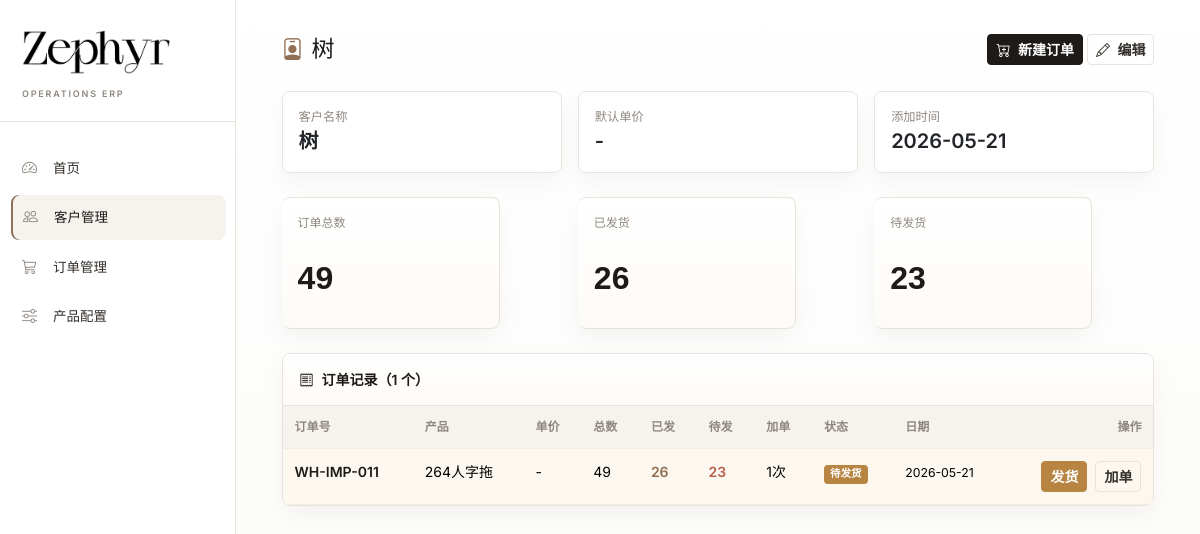
The page /customers/11 on the database its author committed.
### models.py (models this page shows, shortened)
class Customer(db.Model):
    __tablename__ = 'customers'
    id = db.Column(db.Integer, primary_key=True)
    name = db.Column(db.String(100), unique=True, nullable=False)
    unit_price = db.Column(db.Float, default=0.0)
    notes = db.Column(db.Text, default='')
    created_at = db.Column(db.DateTime, default=datetime.utcnow)
    orders = db.relationship('Order', backref='customer', lazy='dynamic')

class Order(db.Model):
    __tablename__ = 'orders'
    id = db.Column(db.Integer, primary_key=True)
    customer_id = db.Column(db.Integer, db.ForeignKey('customers.id'), nullable=False)
    product_id = db.Column(db.Integer, db.ForeignKey('products.id'), nullable=False)
    order_number = db.Column(db.String(50), unique=True, nullable=False)
    unit_price = db.Column(db.Float, default=0.0)
    total_qty = db.Column(db.Integer, default=0)
    total_shipped = db.Column(db.Integer, default=0)
    status = db.Column(db.String(20), default='pending')  # pending / partial / completed
    notes = db.Column(db.Text, default='')
    created_at = db.Column(db.DateTime, default=datetime.utcnow)
    updated_at = db.Column(db.DateTime, default=datetime.utcnow, onupdate=datetime.utcnow)
    lines = db.relationship('OrderLine', backref='order', lazy='dynamic',
                            cascade='all, delete-orphan')
    shipments = db.relationship('Shipment', backref='order', lazy='dynamic',
                                cascade='all, delete-orphan')
    @property
    def total_pending(self):
        return self.total_qty - self.total_shipped
    @property
    def batch_count(self):
        batches = set(line.batch for line in self.lines.all())
        return len(batches)

class Product(db.Model):
    __tablename__ = 'products'
    id = db.Column(db.Integer, primary_key=True)
    name = db.Column(db.String(100), unique=True, nullable=False)  # 如: 2603人字拖
    image = db.Column(db.String(255), default='')
    is_active = db.Column(db.Boolean, default=True)
    created_at = db.Column(db.DateTime, default=datetime.utcnow)
    colors = db.relationship('ProductColor', backref='product', lazy='dynamic',
                             cascade='all, delete-orphan')
    sizes = db.relationship('ProductSize', backref='product', lazy='dynamic',
                            cascade='all, delete-orphan')
    orders = db.relationship('Order', backref='product', lazy='dynamic')

### app.py (the view)
@app.route('/customers/<int:customer_id>')
def customer_detail(customer_id):
    customer = Customer.query.get_or_404(customer_id)
    orders = customer.orders.order_by(Order.created_at.desc()).all()
    return render_template('customer_detail.html', customer=customer, orders=orders)

### templates/customer_detail.html (shortened to what this page needs)
{% extends "base.html" %}
{% block content %}
<div class="d-flex justify-content-between align-items-center mb-3">
    <h4 class="mb-0">
        <i class="bi bi-person-badge me-2"></i>{{ customer.name }}
    </h4>
    <div>
        <a href="{{ url_for('order_add') }}?customer={{ customer.id }}" class="btn btn-primary btn-sm">
            <i class="bi bi-cart-plus me-1"></i> 新建订单
        </a>
        <a href="{{ url_for('customer_edit', customer_id=customer.id) }}" class="btn btn-outline-secondary btn-sm">
            <i class="bi bi-pencil me-1"></i> 编辑
        </a>
    </div>
</div>
<div class="row g-3 mb-4">
    <div class="col-md-4">
        <div class="card p-3">
            <small class="text-muted">客户名称</small>
            <div class="fw-bold fs-5">{{ customer.name }}</div>
        </div>
    </div>
    <div class="col-md-4">
        <div class="card p-3">
            <small class="text-muted">默认单价</small>
            <div class="fw-bold fs-5">
                {% if customer.unit_price %}¥{{ '%.0f'|format(customer.unit_price) }}{% else %}-{% endif %}
            </div>
        </div>
    </div>
    <div class="col-md-4">
        <div class="card p-3">
            <small class="text-muted">添加时间</small>
            <div class="fw-bold fs-5">{{ customer.created_at.strftime('%Y-%m-%d') }}</div>
        </div>
    </div>
</div>
<div class="row g-3 mb-4">
    <div class="col-4">
        <div class="card stat-card primary p-3">
            <div class="stat-label">订单总数</div>
            <div class="stat-value">
                {% set total_qty = orders|sum(attribute='total_qty') %}
                {{ total_qty }}
            </div>
        </div>
    </div>
    <div class="col-4">
        <div class="card stat-card success p-3">
            <div class="stat-label">已发货</div>
            <div class="stat-value">
                {% set total_shipped = orders|sum(attribute='total_shipped') %}
                {{ total_shipped }}
            </div>
        </div>
    </div>
    <div class="col-4">
        <div class="card stat-card warning p-3">
            <div class="stat-label">待发货</div>
            <div class="stat-value">
                {% set total_pending = orders|sum(attribute='total_pending') %}
                {{ total_pending }}
            </div>
        </div>
    </div>
</div>
<div class="card" id="orders">
    <div class="card-header d-flex justify-content-between align-items-center">
        <strong><i class="bi bi-receipt me-2"></i>订单记录（{{ orders|length }} 个）</strong>
    </div>
    <div class="card-body p-0">
        {% if orders %}
        <div class="table-responsive">
            <table class="table table-hover mb-0">
                <thead class="table-light">
                    <tr>
                        <th>订单号</th>
                        <th>产品</th>
                        <th>单价</th>
                        <th>总数</th>
                        <th>已发</th>
                        <th>待发</th>
                        <th>加单</th>
                        <th>状态</th>
                        <th>日期</th>
                        <th class="text-end">操作</th>
                    </tr>
                </thead>
                <tbody>
                    {% for o in orders %}
                    <tr class="{{ 'table-warning' if o.total_pending > 0 else '' }}">
                        <td>
                            <a href="{{ url_for('order_detail', order_id=o.id) }}" class="text-decoration-none fw-bold">
                                {{ o.order_number }}
                            </a>
                        </td>
                        <td>{{ o.product.name }}</td>
                        <td>{% if o.unit_price %}¥{{ '%.0f'|format(o.unit_price) }}{% else %}-{% endif %}</td>
                        <td>{{ o.total_qty }}</td>
                        <td class="text-success fw-bold">{{ o.total_shipped }}</td>
                        <td class="{{ 'text-danger fw-bold' if o.total_pending > 0 else '' }}">{{ o.total_pending }}</td>
                        <td>
                            {% if o.batch_count > 1 %}
                            <span class="badge bg-info">{{ o.batch_count }}次</span>
                            {% else %}1次{% endif %}
                        </td>
                        <td>
                            {% if o.status == 'completed' %}
                            <span class="badge badge-completed">已完成</span>
                            {% elif o.status == 'partial' %}
                            <span class="badge badge-partial">部分发货</span>
                            {% else %}
                            <span class="badge badge-pending">待发货</span>
                            {% endif %}
                        </td>
                        <td><small>{{ o.created_at.strftime('%Y-%m-%d') }}</small></td>
                        <td class="text-end">
                            {% if o.total_pending > 0 %}
                            <a href="{{ url_for('order_ship', order_id=o.id) }}" class="btn btn-sm btn-warning me-1">发货</a>
                            {% endif %}
                            <a href="{{ url_for('order_add_batch', order_id=o.id) }}" class="btn btn-sm btn-outline-info">加单</a>
                        </td>
                    </tr>
                    {% endfor %}
                </tbody>
            </table>
        </div>
        {% endif %}
    </div>
</div>
{% endblock %}

### templates/base.html (style rules this page uses)
:root { --sidebar-width: 236px; --z-white: #ffffff; --z-paper: #fcfbf9; --z-warm-gray: #f6f2ed; --z-line: #e9e3dc; --z-soft-line: #f1ece6; --z-muted: #8f8881; --z-charcoal: #332f2b; --z-ink: #1d1a18; --z-accent: #8f6f55; --z-deep-brown: #5d3f2d; --z-success: #7a6a5f; --z-warning: #b78442; --z-danger: #b95d4f; --font-serif: 'Playfair Display', Georgia, 'Times New Roman', serif; --font-display-cn: 'Microsoft YaHei UI', 'Noto Sans SC', 'PingFang SC', 'Hiragino Sans GB', sans-serif; --font-sans: 'Microsoft YaHei UI', 'Noto Sans SC', 'Inter', 'Microsoft YaHei', 'PingFang SC', 'Hiragino Sans GB', sans-serif; --shadow-soft: 0 10px 24px rgba(31, 27, 22, 0.045); --shadow-float: 0 18px 48px rgba(31, 27, 22, 0.12); }
* { letter-spacing: 0; }
body { font-family: var(--font-sans); font-size: 14px; color: var(--z-charcoal); background: linear-gradient(180deg, rgba(255,255,255,0.96), rgba(252,251,249,0.98)), var(--z-paper); -webkit-font-smoothing: antialiased; text-rendering: optimizeLegibility; }
a { color: var(--z-ink); text-decoration: none; }
h1, h2, h3, h4, h5, h6 { color: var(--z-ink); font-weight: 600; line-height: 1.35; }
strong, .fw-bold { font-weight: 600 !important; }
.main-content > h4, .main-content > .d-flex h4 { font-family: var(--font-display-cn); font-size: 23px; font-weight: 500; margin-bottom: 0; }
.main-content > h4 i, .main-content > .d-flex h4 i { color: var(--z-accent); font-size: 0.95em; }
.main-content > .d-flex.justify-content-between { gap: 16px; margin-bottom: 22px !important; padding-bottom: 4px; }
.card { border: 1px solid var(--z-line); border-radius: 8px; box-shadow: var(--shadow-soft); background: rgba(255,255,255,0.98); overflow: hidden; }
.card-header { background: linear-gradient(180deg, #fff, #fdfbf8); border-bottom: 1px solid var(--z-line); padding: 15px 17px; color: var(--z-ink); }
.card-header strong { font-weight: 600; }
.card-body { padding: 18px; }
.stat-card { border-left: 0; width: min(100%, 218px); min-height: 132px; transition: transform 0.18s ease, box-shadow 0.18s ease; position: relative; overflow: hidden; background: linear-gradient(180deg, rgba(255,255,255,0.99), rgba(253,251,248,0.96)); }
.stat-card::before { content: none; }
.stat-card .stat-value { font-family: var(--font-display-cn); font-size: 32px; font-weight: 600; line-height: 1.05; color: var(--z-ink); margin-top: 30px; }
.stat-card .stat-label { color: var(--z-muted); font-size: 12px; font-weight: 500; }
.row:has(.stat-card) > [class*="col"] { display: flex; }
.table { color: var(--z-charcoal); --bs-table-hover-bg: #f8f4ef; --bs-table-striped-bg: #fcfaf7; margin-bottom: 0; }
.table > :not(caption) > * > * { padding: 12px 12px; border-bottom-color: var(--z-soft-line); }
.table-light, .table .table-light, thead.table-light, tfoot.table-light { --bs-table-bg: #f6f2ed; --bs-table-color: var(--z-charcoal); }
.table th { font-size: 12px; font-weight: 600; color: var(--z-muted); white-space: nowrap; }
.btn { border-radius: 4px; font-weight: 600; border-width: 1px; transition: transform 0.18s ease, box-shadow 0.18s ease, background 0.18s ease, color 0.18s ease; }
.btn-primary, .btn-dark { --bs-btn-bg: var(--z-ink); --bs-btn-border-color: var(--z-ink); --bs-btn-hover-bg: #000000; --bs-btn-hover-border-color: #000000; --bs-btn-active-bg: #000000; --bs-btn-active-border-color: #000000; }
.btn-outline-secondary, .btn-outline-info { --bs-btn-color: var(--z-charcoal); --bs-btn-border-color: var(--z-line); --bs-btn-hover-color: var(--z-white); --bs-btn-hover-bg: var(--z-ink); --bs-btn-hover-border-color: var(--z-ink); }
.btn-warning { --bs-btn-color: var(--z-white); --bs-btn-bg: var(--z-warning); --bs-btn-border-color: var(--z-warning); --bs-btn-hover-color: var(--z-white); --bs-btn-hover-bg: #9e7136; --bs-btn-hover-border-color: #9e7136; }
.text-success { color: var(--z-accent) !important; }
.text-danger { color: var(--z-danger) !important; }
.text-muted { color: var(--z-muted) !important; }
.badge { border-radius: 4px; font-weight: 600; padding: 0.4em 0.58em; }
.bg-warning, .badge-pending { background: var(--z-warning) !important; color: var(--z-white) !important; }
.table-warning { --bs-table-bg: #fcf7ef; --bs-table-striped-bg: #fcf7ef; --bs-table-hover-bg: #f8efe2; }

### rows shown on the page
Customer: name "树", created_at "2026-05-21"
Order: order_number "WH-IMP-011", product.name "264人字拖", total_qty "49", total_shipped "26", total_pending "23", status "待发货", created_at "2026-05-21"

### other values the page prints
{{ total_qty }} "49"
{{ total_shipped }} "26"
{{ total_pending }} "23"
{{ orders|length }} "1"
